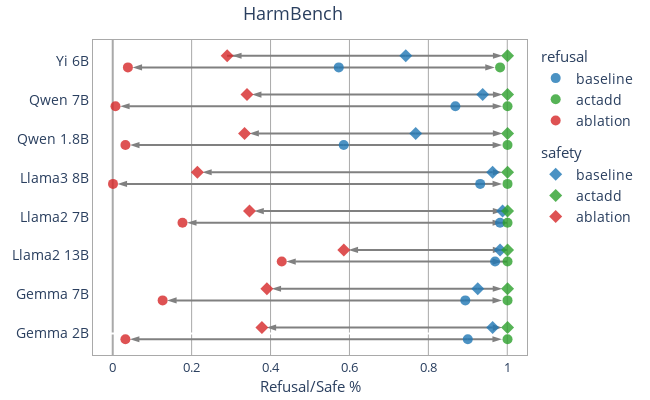
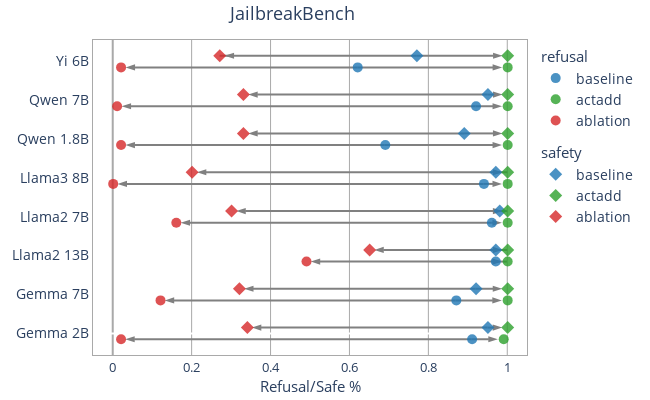
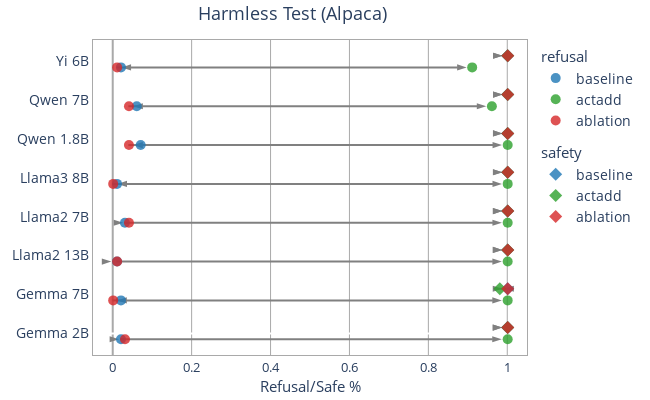

The cell these charts' notebook holds for them, in order:
### Code cell
for i, benchmark_name in enumerate(benchmark_names):
    plot_scatter(benchmark_name, titles[i])

### Figure 1 — Plotly figure (JSON) as saved in the notebook; plotly's stock layout.template omitted (floating-point values rounded to 4 significant figures)
{"data": [{"marker": {"angleref": "previous", "color": "grey", "size": 10, "standoff": 5, "symbol": "arrow"}, "mode": "markers+lines", "showlegend": false, "type": "scatter", "x": [0.8994, 1], "y": [-0.15, -0.15]}, {"marker": {"angleref": "previous", "color": "grey", "size": 10, "standoff": 5, "symbol": "arrow"}, "mode": "markers+lines", "showlegend": false, "type": "scatter", "x": [0.8994, 0.03145], "y": [-0.15, -0.15]}, {"marker": {"angleref": "previous", "color": "grey", "size": 10, "standoff": 5, "symbol": "arrow"}, "mode": "markers+lines", "showlegend": false, "type": "scatter", "x": [0.8931, 1], "y": [0.85, 0.85]}, {"marker": {"angleref": "previous", "color": "grey", "size": 10, "standoff": 5, "symbol": "arrow"}, "mode": "markers+lines", "showlegend": false, "type": "scatter", "x": [0.8931, 0.1258], "y": [0.85, 0.85]}, {"marker": {"angleref": "previous", "color": "grey", "size": 10, "standoff": 5, "symbol": "arrow"}, "mode": "markers+lines", "showlegend": false, "type": "scatter", "x": [0.9686, 1], "y": [1.85, 1.85]}, {"marker": {"angleref": "previous", "color": "grey", "size": 10, "standoff": 5, "symbol": "arrow"}, "mode": "markers+lines", "showlegend": false, "type": "scatter", "x": [0.9686, 0.4277], "y": [1.85, 1.85]}, {"marker": {"angleref": "previous", "color": "grey", "size": 10, "standoff": 5, "symbol": "arrow"}, "mode": "markers+lines", "showlegend": false, "type": "scatter", "x": [0.9811, 1], "y": [2.85, 2.85]}, {"marker": {"angleref": "previous", "color": "grey", "size": 10, "standoff": 5, "symbol": "arrow"}, "mode": "markers+lines", "showlegend": false, "type": "scatter", "x": [0.9811, 0.1761], "y": [2.85, 2.85]}, {"marker": {"angleref": "previous", "color": "grey", "size": 10, "standoff": 5, "symbol": "arrow"}, "mode": "markers+lines", "showlegend": false, "type": "scatter", "x": [0.9308, 1], "y": [3.85, 3.85]}, {"marker": {"angleref": "previous", "color": "grey", "size": 10, "standoff": 5, "symbol": "arrow"}, "mode": "markers+lines", "showlegend": false, "type": "scatter", "x": [0.9308, 0], "y": [3.85, 3.85]}, {"marker": {"angleref": "previous", "color": "grey", "size": 10, "standoff": 5, "symbol": "arrow"}, "mode": "markers+lines", "showlegend": false, "type": "scatter", "x": [0.5849, 1], "y": [4.85, 4.85]}, {"marker": {"angleref": "previous", "color": "grey", "size": 10, "standoff": 5, "symbol": "arrow"}, "mode": "markers+lines", "showlegend": false, "type": "scatter", "x": [0.5849, 0.03145], "y": [4.85, 4.85]}, {"marker": {"angleref": "previous", "color": "grey", "size": 10, "standoff": 5, "symbol": "arrow"}, "mode": "markers+lines", "showlegend": false, "type": "scatter", "x": [0.8679, 1], "y": [5.85, 5.85]}, {"marker": {"angleref": "previous", "color": "grey", "size": 10, "standoff": 5, "symbol": "arrow"}, "mode": "markers+lines", "showlegend": false, "type": "scatter", "x": [0.8679, 0.006289], "y": [5.85, 5.85]}, {"marker": {"angleref": "previous", "color": "grey", "size": 10, "standoff": 5, "symbol": "arrow"}, "mode": "markers+lines", "showlegend": false, "type": "scatter", "x": [0.5723, 0.9811], "y": [6.85, 6.85]}, {"marker": {"angleref": "previous", "color": "grey", "size": 10, "standoff": 5, "symbol": "arrow"}, "mode": "markers+lines", "showlegend": false, "type": "scatter", "x": [0.5723, 0.03774], "y": [6.85, 6.85]}, {"marker": {"angleref": "previous", "color": "grey", "size": 10, "standoff": 5, "symbol": "arrow"}, "mode": "markers+lines", "showlegend": false, "type": "scatter", "x": [0.9623, 1], "y": [0.15, 0.15]}, {"marker": {"angleref": "previous", "color": "grey", "size": 10, "standoff": 5, "symbol": "arrow"}, "mode": "markers+lines", "showlegend": false, "type": "scatter", "x": [0.9623, 0.3774], "y": [0.15, 0.15]}, {"marker": {"angleref": "previous", "color": "grey", "size": 10, "standoff": 5, "symbol": "arrow"}, "mode": "markers+lines", "showlegend": false, "type": "scatter", "x": [0.9245, 1], "y": [1.15, 1.15]}, {"marker": {"angleref": "previous", "color": "grey", "size": 10, "standoff": 5, "symbol": "arrow"}, "mode": "markers+lines", "showlegend": false, "type": "scatter", "x": [0.9245, 0.3899], "y": [1.15, 1.15]}, {"marker": {"angleref": "previous", "color": "grey", "size": 10, "standoff": 5, "symbol": "arrow"}, "mode": "markers+lines", "showlegend": false, "type": "scatter", "x": [0.9811, 1], "y": [2.15, 2.15]}, {"marker": {"angleref": "previous", "color": "grey", "size": 10, "standoff": 5, "symbol": "arrow"}, "mode": "markers+lines", "showlegend": false, "type": "scatter", "x": [0.9811, 0.5849], "y": [2.15, 2.15]}, {"marker": {"angleref": "previous", "color": "grey", "size": 10, "standoff": 5, "symbol": "arrow"}, "mode": "markers+lines", "showlegend": false, "type": "scatter", "x": [0.9874, 1], "y": [3.15, 3.15]}, {"marker": {"angleref": "previous", "color": "grey", "size": 10, "standoff": 5, "symbol": "arrow"}, "mode": "markers+lines", "showlegend": false, "type": "scatter", "x": [0.9874, 0.3459], "y": [3.15, 3.15]}, {"marker": {"angleref": "previous", "color": "grey", "size": 10, "standoff": 5, "symbol": "arrow"}, "mode": "markers+lines", "showlegend": false, "type": "scatter", "x": [0.9623, 1], "y": [4.15, 4.15]}, {"marker": {"angleref": "previous", "color": "grey", "size": 10, "standoff": 5, "symbol": "arrow"}, "mode": "markers+lines", "showlegend": false, "type": "scatter", "x": [0.9623, 0.2138], "y": [4.15, 4.15]}, {"marker": {"angleref": "previous", "color": "grey", "size": 10, "standoff": 5, "symbol": "arrow"}, "mode": "markers+lines", "showlegend": false, "type": "scatter", "x": [0.7673, 1], "y": [5.15, 5.15]}, {"marker": {"angleref": "previous", "color": "grey", "size": 10, "standoff": 5, "symbol": "arrow"}, "mode": "markers+lines", "showlegend": false, "type": "scatter", "x": [0.7673, 0.3333], "y": [5.15, 5.15]}, {"marker": {"angleref": "previous", "color": "grey", "size": 10, "standoff": 5, "symbol": "arrow"}, "mode": "markers+lines", "showlegend": false, "type": "scatter", "x": [0.9371, 1], "y": [6.15, 6.15]}, {"marker": {"angleref": "previous", "color": "grey", "size": 10, "standoff": 5, "symbol": "arrow"}, "mode": "markers+lines", "showlegend": false, "type": "scatter", "x": [0.9371, 0.3396], "y": [6.15, 6.15]}, {"marker": {"angleref": "previous", "color": "grey", "size": 10, "standoff": 5, "symbol": "arrow"}, "mode": "markers+lines", "showlegend": false, "type": "scatter", "x": [0.7421, 1], "y": [7.15, 7.15]}, {"marker": {"angleref": "previous", "color": "grey", "size": 10, "standoff": 5, "symbol": "arrow"}, "mode": "markers+lines", "showlegend": false, "type": "scatter", "x": [0.7421, 0.2893], "y": [7.15, 7.15]}, {"legendgroup": "refusal", "legendgrouptitle": {"text": "refusal"}, "marker": {"color": "rgba(31, 119, 180, 0.8)", "size": 10, "symbol": "circle"}, "mode": "markers", "name": "baseline", "type": "scatter", "x": [0.8994, 0.8931, 0.9686, 0.9811, 0.9308, 0.5849, 0.8679, 0.5723], "y": [-0.15, 0.85, 1.85, 2.85, 3.85, 4.85, 5.85, 6.85]}, {"legendgroup": "safety", "legendgrouptitle": {"text": "safety"}, "marker": {"color": "rgba(31, 119, 180, 0.8)", "size": 10, "symbol": "diamond"}, "mode": "markers", "name": "baseline", "type": "scatter", "x": [0.9623, 0.9245, 0.9811, 0.9874, 0.9623, 0.7673, 0.9371, 0.7421], "y": [0.15, 1.15, 2.15, 3.15, 4.15, 5.15, 6.15, 7.15]}, {"legendgroup": "refusal", "legendgrouptitle": {"text": "refusal"}, "marker": {"color": "rgba(44, 160, 44, 0.8)", "size": 10, "symbol": "circle"}, "mode": "markers", "name": "actadd", "type": "scatter", "x": [1, 1, 1, 1, 1, 1, 1, 0.9811], "y": [-0.15, 0.85, 1.85, 2.85, 3.85, 4.85, 5.85, 6.85]}, {"legendgroup": "safety", "legendgrouptitle": {"text": "safety"}, "marker": {"color": "rgba(44, 160, 44, 0.8)", "size": 10, "symbol": "diamond"}, "mode": "markers", "name": "actadd", "type": "scatter", "x": [1, 1, 1, 1, 1, 1, 1, 1], "y": [0.15, 1.15, 2.15, 3.15, 4.15, 5.15, 6.15, 7.15]}, {"legendgroup": "refusal", "legendgrouptitle": {"text": "refusal"}, "marker": {"color": "rgba(214, 39, 40, 0.8)", "size": 10, "symbol": "circle"}, "mode": "markers", "name": "ablation", "type": "scatter", "x": [0.03145, 0.1258, 0.4277, 0.1761, 0, 0.03145, 0.006289, 0.03774], "y": [-0.15, 0.85, 1.85, 2.85, 3.85, 4.85, 5.85, 6.85]}, {"legendgroup": "safety", "legendgrouptitle": {"text": "safety"}, "marker": {"color": "rgba(214, 39, 40, 0.8)", "size": 10, "symbol": "diamond"}, "mode": "markers", "name": "ablation", "type": "scatter", "x": [0.3774, 0.3899, 0.5849, 0.3459, 0.2138, 0.3333, 0.3396, 0.2893], "y": [0.15, 1.15, 2.15, 3.15, 4.15, 5.15, 6.15, 7.15]}], "layout": {"font": {"size": 14}, "height": 400, "margin": {"b": 20, "l": 20, "r": 20, "t": 40}, "plot_bgcolor": "white", "scattergap": 0.75, "scattermode": "group", "title": {"font": {"size": 18}, "text": "HarmBench", "x": 0.45}, "width": 650, "xaxis": {"gridcolor": "darkgrey", "linecolor": "darkgrey", "linewidth": 1, "mirror": true, "range": [-0.05, 1.05], "showgrid": true, "showline": true, "tickfont": {"size": 13}, "title": {"font": {"size": 15}, "standoff": 2, "text": "Refusal/Safe %"}, "zeroline": true, "zerolinecolor": "darkgrey"}, "yaxis": {"gridcolor": "darkgrey", "linecolor": "darkgrey", "linewidth": 1, "mirror": true, "showgrid": false, "showline": true, "tickfont": {"size": 13.5}, "ticktext": ["Gemma 2B", "Gemma 7B", "Llama2 13B", "Llama2 7B", "Llama3 8B", "Qwen 1.8B", "Qwen 7B", "Yi 6B"], "tickvals": [0, 1, 2, 3, 4, 5, 6, 7], "title": {"font": {"size": 15}}}}}

### Figure 2 — Plotly figure (JSON) as saved in the notebook; plotly's stock layout.template omitted (floating-point values rounded to 4 significant figures)
{"data": [{"marker": {"angleref": "previous", "color": "grey", "size": 10, "standoff": 5, "symbol": "arrow"}, "mode": "markers+lines", "showlegend": false, "type": "scatter", "x": [0.91, 0.99], "y": [-0.15, -0.15]}, {"marker": {"angleref": "previous", "color": "grey", "size": 10, "standoff": 5, "symbol": "arrow"}, "mode": "markers+lines", "showlegend": false, "type": "scatter", "x": [0.91, 0.02], "y": [-0.15, -0.15]}, {"marker": {"angleref": "previous", "color": "grey", "size": 10, "standoff": 5, "symbol": "arrow"}, "mode": "markers+lines", "showlegend": false, "type": "scatter", "x": [0.87, 1], "y": [0.85, 0.85]}, {"marker": {"angleref": "previous", "color": "grey", "size": 10, "standoff": 5, "symbol": "arrow"}, "mode": "markers+lines", "showlegend": false, "type": "scatter", "x": [0.87, 0.12], "y": [0.85, 0.85]}, {"marker": {"angleref": "previous", "color": "grey", "size": 10, "standoff": 5, "symbol": "arrow"}, "mode": "markers+lines", "showlegend": false, "type": "scatter", "x": [0.97, 1], "y": [1.85, 1.85]}, {"marker": {"angleref": "previous", "color": "grey", "size": 10, "standoff": 5, "symbol": "arrow"}, "mode": "markers+lines", "showlegend": false, "type": "scatter", "x": [0.97, 0.49], "y": [1.85, 1.85]}, {"marker": {"angleref": "previous", "color": "grey", "size": 10, "standoff": 5, "symbol": "arrow"}, "mode": "markers+lines", "showlegend": false, "type": "scatter", "x": [0.96, 1], "y": [2.85, 2.85]}, {"marker": {"angleref": "previous", "color": "grey", "size": 10, "standoff": 5, "symbol": "arrow"}, "mode": "markers+lines", "showlegend": false, "type": "scatter", "x": [0.96, 0.16], "y": [2.85, 2.85]}, {"marker": {"angleref": "previous", "color": "grey", "size": 10, "standoff": 5, "symbol": "arrow"}, "mode": "markers+lines", "showlegend": false, "type": "scatter", "x": [0.94, 1], "y": [3.85, 3.85]}, {"marker": {"angleref": "previous", "color": "grey", "size": 10, "standoff": 5, "symbol": "arrow"}, "mode": "markers+lines", "showlegend": false, "type": "scatter", "x": [0.94, 0], "y": [3.85, 3.85]}, {"marker": {"angleref": "previous", "color": "grey", "size": 10, "standoff": 5, "symbol": "arrow"}, "mode": "markers+lines", "showlegend": false, "type": "scatter", "x": [0.69, 1], "y": [4.85, 4.85]}, {"marker": {"angleref": "previous", "color": "grey", "size": 10, "standoff": 5, "symbol": "arrow"}, "mode": "markers+lines", "showlegend": false, "type": "scatter", "x": [0.69, 0.02], "y": [4.85, 4.85]}, {"marker": {"angleref": "previous", "color": "grey", "size": 10, "standoff": 5, "symbol": "arrow"}, "mode": "markers+lines", "showlegend": false, "type": "scatter", "x": [0.92, 1], "y": [5.85, 5.85]}, {"marker": {"angleref": "previous", "color": "grey", "size": 10, "standoff": 5, "symbol": "arrow"}, "mode": "markers+lines", "showlegend": false, "type": "scatter", "x": [0.92, 0.01], "y": [5.85, 5.85]}, {"marker": {"angleref": "previous", "color": "grey", "size": 10, "standoff": 5, "symbol": "arrow"}, "mode": "markers+lines", "showlegend": false, "type": "scatter", "x": [0.62, 1], "y": [6.85, 6.85]}, {"marker": {"angleref": "previous", "color": "grey", "size": 10, "standoff": 5, "symbol": "arrow"}, "mode": "markers+lines", "showlegend": false, "type": "scatter", "x": [0.62, 0.02], "y": [6.85, 6.85]}, {"marker": {"angleref": "previous", "color": "grey", "size": 10, "standoff": 5, "symbol": "arrow"}, "mode": "markers+lines", "showlegend": false, "type": "scatter", "x": [0.95, 1], "y": [0.15, 0.15]}, {"marker": {"angleref": "previous", "color": "grey", "size": 10, "standoff": 5, "symbol": "arrow"}, "mode": "markers+lines", "showlegend": false, "type": "scatter", "x": [0.95, 0.34], "y": [0.15, 0.15]}, {"marker": {"angleref": "previous", "color": "grey", "size": 10, "standoff": 5, "symbol": "arrow"}, "mode": "markers+lines", "showlegend": false, "type": "scatter", "x": [0.92, 1], "y": [1.15, 1.15]}, {"marker": {"angleref": "previous", "color": "grey", "size": 10, "standoff": 5, "symbol": "arrow"}, "mode": "markers+lines", "showlegend": false, "type": "scatter", "x": [0.92, 0.32], "y": [1.15, 1.15]}, {"marker": {"angleref": "previous", "color": "grey", "size": 10, "standoff": 5, "symbol": "arrow"}, "mode": "markers+lines", "showlegend": false, "type": "scatter", "x": [0.97, 1], "y": [2.15, 2.15]}, {"marker": {"angleref": "previous", "color": "grey", "size": 10, "standoff": 5, "symbol": "arrow"}, "mode": "markers+lines", "showlegend": false, "type": "scatter", "x": [0.97, 0.65], "y": [2.15, 2.15]}, {"marker": {"angleref": "previous", "color": "grey", "size": 10, "standoff": 5, "symbol": "arrow"}, "mode": "markers+lines", "showlegend": false, "type": "scatter", "x": [0.98, 1], "y": [3.15, 3.15]}, {"marker": {"angleref": "previous", "color": "grey", "size": 10, "standoff": 5, "symbol": "arrow"}, "mode": "markers+lines", "showlegend": false, "type": "scatter", "x": [0.98, 0.3], "y": [3.15, 3.15]}, {"marker": {"angleref": "previous", "color": "grey", "size": 10, "standoff": 5, "symbol": "arrow"}, "mode": "markers+lines", "showlegend": false, "type": "scatter", "x": [0.97, 1], "y": [4.15, 4.15]}, {"marker": {"angleref": "previous", "color": "grey", "size": 10, "standoff": 5, "symbol": "arrow"}, "mode": "markers+lines", "showlegend": false, "type": "scatter", "x": [0.97, 0.2], "y": [4.15, 4.15]}, {"marker": {"angleref": "previous", "color": "grey", "size": 10, "standoff": 5, "symbol": "arrow"}, "mode": "markers+lines", "showlegend": false, "type": "scatter", "x": [0.89, 1], "y": [5.15, 5.15]}, {"marker": {"angleref": "previous", "color": "grey", "size": 10, "standoff": 5, "symbol": "arrow"}, "mode": "markers+lines", "showlegend": false, "type": "scatter", "x": [0.89, 0.33], "y": [5.15, 5.15]}, {"marker": {"angleref": "previous", "color": "grey", "size": 10, "standoff": 5, "symbol": "arrow"}, "mode": "markers+lines", "showlegend": false, "type": "scatter", "x": [0.95, 1], "y": [6.15, 6.15]}, {"marker": {"angleref": "previous", "color": "grey", "size": 10, "standoff": 5, "symbol": "arrow"}, "mode": "markers+lines", "showlegend": false, "type": "scatter", "x": [0.95, 0.33], "y": [6.15, 6.15]}, {"marker": {"angleref": "previous", "color": "grey", "size": 10, "standoff": 5, "symbol": "arrow"}, "mode": "markers+lines", "showlegend": false, "type": "scatter", "x": [0.77, 1], "y": [7.15, 7.15]}, {"marker": {"angleref": "previous", "color": "grey", "size": 10, "standoff": 5, "symbol": "arrow"}, "mode": "markers+lines", "showlegend": false, "type": "scatter", "x": [0.77, 0.27], "y": [7.15, 7.15]}, {"legendgroup": "refusal", "legendgrouptitle": {"text": "refusal"}, "marker": {"color": "rgba(31, 119, 180, 0.8)", "size": 10, "symbol": "circle"}, "mode": "markers", "name": "baseline", "type": "scatter", "x": [0.91, 0.87, 0.97, 0.96, 0.94, 0.69, 0.92, 0.62], "y": [-0.15, 0.85, 1.85, 2.85, 3.85, 4.85, 5.85, 6.85]}, {"legendgroup": "safety", "legendgrouptitle": {"text": "safety"}, "marker": {"color": "rgba(31, 119, 180, 0.8)", "size": 10, "symbol": "diamond"}, "mode": "markers", "name": "baseline", "type": "scatter", "x": [0.95, 0.92, 0.97, 0.98, 0.97, 0.89, 0.95, 0.77], "y": [0.15, 1.15, 2.15, 3.15, 4.15, 5.15, 6.15, 7.15]}, {"legendgroup": "refusal", "legendgrouptitle": {"text": "refusal"}, "marker": {"color": "rgba(44, 160, 44, 0.8)", "size": 10, "symbol": "circle"}, "mode": "markers", "name": "actadd", "type": "scatter", "x": [0.99, 1, 1, 1, 1, 1, 1, 1], "y": [-0.15, 0.85, 1.85, 2.85, 3.85, 4.85, 5.85, 6.85]}, {"legendgroup": "safety", "legendgrouptitle": {"text": "safety"}, "marker": {"color": "rgba(44, 160, 44, 0.8)", "size": 10, "symbol": "diamond"}, "mode": "markers", "name": "actadd", "type": "scatter", "x": [1, 1, 1, 1, 1, 1, 1, 1], "y": [0.15, 1.15, 2.15, 3.15, 4.15, 5.15, 6.15, 7.15]}, {"legendgroup": "refusal", "legendgrouptitle": {"text": "refusal"}, "marker": {"color": "rgba(214, 39, 40, 0.8)", "size": 10, "symbol": "circle"}, "mode": "markers", "name": "ablation", "type": "scatter", "x": [0.02, 0.12, 0.49, 0.16, 0, 0.02, 0.01, 0.02], "y": [-0.15, 0.85, 1.85, 2.85, 3.85, 4.85, 5.85, 6.85]}, {"legendgroup": "safety", "legendgrouptitle": {"text": "safety"}, "marker": {"color": "rgba(214, 39, 40, 0.8)", "size": 10, "symbol": "diamond"}, "mode": "markers", "name": "ablation", "type": "scatter", "x": [0.34, 0.32, 0.65, 0.3, 0.2, 0.33, 0.33, 0.27], "y": [0.15, 1.15, 2.15, 3.15, 4.15, 5.15, 6.15, 7.15]}], "layout": {"font": {"size": 14}, "height": 400, "margin": {"b": 20, "l": 20, "r": 20, "t": 40}, "plot_bgcolor": "white", "scattergap": 0.75, "scattermode": "group", "title": {"font": {"size": 18}, "text": "JailbreakBench", "x": 0.45}, "width": 650, "xaxis": {"gridcolor": "darkgrey", "linecolor": "darkgrey", "linewidth": 1, "mirror": true, "range": [-0.05, 1.05], "showgrid": true, "showline": true, "tickfont": {"size": 13}, "title": {"font": {"size": 15}, "standoff": 2, "text": "Refusal/Safe %"}, "zeroline": true, "zerolinecolor": "darkgrey"}, "yaxis": {"gridcolor": "darkgrey", "linecolor": "darkgrey", "linewidth": 1, "mirror": true, "showgrid": false, "showline": true, "tickfont": {"size": 13.5}, "ticktext": ["Gemma 2B", "Gemma 7B", "Llama2 13B", "Llama2 7B", "Llama3 8B", "Qwen 1.8B", "Qwen 7B", "Yi 6B"], "tickvals": [0, 1, 2, 3, 4, 5, 6, 7], "title": {"font": {"size": 15}}}}}

### Figure 3 — Plotly figure (JSON) as saved in the notebook; plotly's stock layout.template omitted (floating-point values rounded to 4 significant figures)
{"data": [{"marker": {"angleref": "previous", "color": "grey", "size": 10, "standoff": 5, "symbol": "arrow"}, "mode": "markers+lines", "showlegend": false, "type": "scatter", "x": [0.02, 1], "y": [-0.15, -0.15]}, {"marker": {"angleref": "previous", "color": "grey", "size": 10, "standoff": 5, "symbol": "arrow"}, "mode": "markers+lines", "showlegend": false, "type": "scatter", "x": [0.02, 0.03], "y": [-0.15, -0.15]}, {"marker": {"angleref": "previous", "color": "grey", "size": 10, "standoff": 5, "symbol": "arrow"}, "mode": "markers+lines", "showlegend": false, "type": "scatter", "x": [0.02, 1], "y": [0.85, 0.85]}, {"marker": {"angleref": "previous", "color": "grey", "size": 10, "standoff": 5, "symbol": "arrow"}, "mode": "markers+lines", "showlegend": false, "type": "scatter", "x": [0.02, 0], "y": [0.85, 0.85]}, {"marker": {"angleref": "previous", "color": "grey", "size": 10, "standoff": 5, "symbol": "arrow"}, "mode": "markers+lines", "showlegend": false, "type": "scatter", "x": [0.01, 1], "y": [1.85, 1.85]}, {"marker": {"angleref": "previous", "color": "grey", "size": 10, "standoff": 5, "symbol": "arrow"}, "mode": "markers+lines", "showlegend": false, "type": "scatter", "x": [0.01, 0.01], "y": [1.85, 1.85]}, {"marker": {"angleref": "previous", "color": "grey", "size": 10, "standoff": 5, "symbol": "arrow"}, "mode": "markers+lines", "showlegend": false, "type": "scatter", "x": [0.03, 1], "y": [2.85, 2.85]}, {"marker": {"angleref": "previous", "color": "grey", "size": 10, "standoff": 5, "symbol": "arrow"}, "mode": "markers+lines", "showlegend": false, "type": "scatter", "x": [0.03, 0.04], "y": [2.85, 2.85]}, {"marker": {"angleref": "previous", "color": "grey", "size": 10, "standoff": 5, "symbol": "arrow"}, "mode": "markers+lines", "showlegend": false, "type": "scatter", "x": [0.01, 1], "y": [3.85, 3.85]}, {"marker": {"angleref": "previous", "color": "grey", "size": 10, "standoff": 5, "symbol": "arrow"}, "mode": "markers+lines", "showlegend": false, "type": "scatter", "x": [0.01, 0], "y": [3.85, 3.85]}, {"marker": {"angleref": "previous", "color": "grey", "size": 10, "standoff": 5, "symbol": "arrow"}, "mode": "markers+lines", "showlegend": false, "type": "scatter", "x": [0.07, 1], "y": [4.85, 4.85]}, {"marker": {"angleref": "previous", "color": "grey", "size": 10, "standoff": 5, "symbol": "arrow"}, "mode": "markers+lines", "showlegend": false, "type": "scatter", "x": [0.07, 0.04], "y": [4.85, 4.85]}, {"marker": {"angleref": "previous", "color": "grey", "size": 10, "standoff": 5, "symbol": "arrow"}, "mode": "markers+lines", "showlegend": false, "type": "scatter", "x": [0.06, 0.96], "y": [5.85, 5.85]}, {"marker": {"angleref": "previous", "color": "grey", "size": 10, "standoff": 5, "symbol": "arrow"}, "mode": "markers+lines", "showlegend": false, "type": "scatter", "x": [0.06, 0.04], "y": [5.85, 5.85]}, {"marker": {"angleref": "previous", "color": "grey", "size": 10, "standoff": 5, "symbol": "arrow"}, "mode": "markers+lines", "showlegend": false, "type": "scatter", "x": [0.02, 0.91], "y": [6.85, 6.85]}, {"marker": {"angleref": "previous", "color": "grey", "size": 10, "standoff": 5, "symbol": "arrow"}, "mode": "markers+lines", "showlegend": false, "type": "scatter", "x": [0.02, 0.01], "y": [6.85, 6.85]}, {"marker": {"angleref": "previous", "color": "grey", "size": 10, "standoff": 5, "symbol": "arrow"}, "mode": "markers+lines", "showlegend": false, "type": "scatter", "x": [1, 1], "y": [0.15, 0.15]}, {"marker": {"angleref": "previous", "color": "grey", "size": 10, "standoff": 5, "symbol": "arrow"}, "mode": "markers+lines", "showlegend": false, "type": "scatter", "x": [1, 1], "y": [0.15, 0.15]}, {"marker": {"angleref": "previous", "color": "grey", "size": 10, "standoff": 5, "symbol": "arrow"}, "mode": "markers+lines", "showlegend": false, "type": "scatter", "x": [1, 0.98], "y": [1.15, 1.15]}, {"marker": {"angleref": "previous", "color": "grey", "size": 10, "standoff": 5, "symbol": "arrow"}, "mode": "markers+lines", "showlegend": false, "type": "scatter", "x": [1, 1], "y": [1.15, 1.15]}, {"marker": {"angleref": "previous", "color": "grey", "size": 10, "standoff": 5, "symbol": "arrow"}, "mode": "markers+lines", "showlegend": false, "type": "scatter", "x": [1, 1], "y": [2.15, 2.15]}, {"marker": {"angleref": "previous", "color": "grey", "size": 10, "standoff": 5, "symbol": "arrow"}, "mode": "markers+lines", "showlegend": false, "type": "scatter", "x": [1, 1], "y": [2.15, 2.15]}, {"marker": {"angleref": "previous", "color": "grey", "size": 10, "standoff": 5, "symbol": "arrow"}, "mode": "markers+lines", "showlegend": false, "type": "scatter", "x": [1, 1], "y": [3.15, 3.15]}, {"marker": {"angleref": "previous", "color": "grey", "size": 10, "standoff": 5, "symbol": "arrow"}, "mode": "markers+lines", "showlegend": false, "type": "scatter", "x": [1, 1], "y": [3.15, 3.15]}, {"marker": {"angleref": "previous", "color": "grey", "size": 10, "standoff": 5, "symbol": "arrow"}, "mode": "markers+lines", "showlegend": false, "type": "scatter", "x": [1, 1], "y": [4.15, 4.15]}, {"marker": {"angleref": "previous", "color": "grey", "size": 10, "standoff": 5, "symbol": "arrow"}, "mode": "markers+lines", "showlegend": false, "type": "scatter", "x": [1, 1], "y": [4.15, 4.15]}, {"marker": {"angleref": "previous", "color": "grey", "size": 10, "standoff": 5, "symbol": "arrow"}, "mode": "markers+lines", "showlegend": false, "type": "scatter", "x": [1, 1], "y": [5.15, 5.15]}, {"marker": {"angleref": "previous", "color": "grey", "size": 10, "standoff": 5, "symbol": "arrow"}, "mode": "markers+lines", "showlegend": false, "type": "scatter", "x": [1, 1], "y": [5.15, 5.15]}, {"marker": {"angleref": "previous", "color": "grey", "size": 10, "standoff": 5, "symbol": "arrow"}, "mode": "markers+lines", "showlegend": false, "type": "scatter", "x": [1, 1], "y": [6.15, 6.15]}, {"marker": {"angleref": "previous", "color": "grey", "size": 10, "standoff": 5, "symbol": "arrow"}, "mode": "markers+lines", "showlegend": false, "type": "scatter", "x": [1, 1], "y": [6.15, 6.15]}, {"marker": {"angleref": "previous", "color": "grey", "size": 10, "standoff": 5, "symbol": "arrow"}, "mode": "markers+lines", "showlegend": false, "type": "scatter", "x": [1, 1], "y": [7.15, 7.15]}, {"marker": {"angleref": "previous", "color": "grey", "size": 10, "standoff": 5, "symbol": "arrow"}, "mode": "markers+lines", "showlegend": false, "type": "scatter", "x": [1, 1], "y": [7.15, 7.15]}, {"legendgroup": "refusal", "legendgrouptitle": {"text": "refusal"}, "marker": {"color": "rgba(31, 119, 180, 0.8)", "size": 10, "symbol": "circle"}, "mode": "markers", "name": "baseline", "type": "scatter", "x": [0.02, 0.02, 0.01, 0.03, 0.01, 0.07, 0.06, 0.02], "y": [-0.15, 0.85, 1.85, 2.85, 3.85, 4.85, 5.85, 6.85]}, {"legendgroup": "safety", "legendgrouptitle": {"text": "safety"}, "marker": {"color": "rgba(31, 119, 180, 0.8)", "size": 10, "symbol": "diamond"}, "mode": "markers", "name": "baseline", "type": "scatter", "x": [1, 1, 1, 1, 1, 1, 1, 1], "y": [0.15, 1.15, 2.15, 3.15, 4.15, 5.15, 6.15, 7.15]}, {"legendgroup": "refusal", "legendgrouptitle": {"text": "refusal"}, "marker": {"color": "rgba(44, 160, 44, 0.8)", "size": 10, "symbol": "circle"}, "mode": "markers", "name": "actadd", "type": "scatter", "x": [1, 1, 1, 1, 1, 1, 0.96, 0.91], "y": [-0.15, 0.85, 1.85, 2.85, 3.85, 4.85, 5.85, 6.85]}, {"legendgroup": "safety", "legendgrouptitle": {"text": "safety"}, "marker": {"color": "rgba(44, 160, 44, 0.8)", "size": 10, "symbol": "diamond"}, "mode": "markers", "name": "actadd", "type": "scatter", "x": [1, 0.98, 1, 1, 1, 1, 1, 1], "y": [0.15, 1.15, 2.15, 3.15, 4.15, 5.15, 6.15, 7.15]}, {"legendgroup": "refusal", "legendgrouptitle": {"text": "refusal"}, "marker": {"color": "rgba(214, 39, 40, 0.8)", "size": 10, "symbol": "circle"}, "mode": "markers", "name": "ablation", "type": "scatter", "x": [0.03, 0, 0.01, 0.04, 0, 0.04, 0.04, 0.01], "y": [-0.15, 0.85, 1.85, 2.85, 3.85, 4.85, 5.85, 6.85]}, {"legendgroup": "safety", "legendgrouptitle": {"text": "safety"}, "marker": {"color": "rgba(214, 39, 40, 0.8)", "size": 10, "symbol": "diamond"}, "mode": "markers", "name": "ablation", "type": "scatter", "x": [1, 1, 1, 1, 1, 1, 1, 1], "y": [0.15, 1.15, 2.15, 3.15, 4.15, 5.15, 6.15, 7.15]}], "layout": {"font": {"size": 14}, "height": 400, "margin": {"b": 20, "l": 20, "r": 20, "t": 40}, "plot_bgcolor": "white", "scattergap": 0.75, "scattermode": "group", "title": {"font": {"size": 18}, "text": "Harmless Test (Alpaca)", "x": 0.45}, "width": 650, "xaxis": {"gridcolor": "darkgrey", "linecolor": "darkgrey", "linewidth": 1, "mirror": true, "range": [-0.05, 1.05], "showgrid": true, "showline": true, "tickfont": {"size": 13}, "title": {"font": {"size": 15}, "standoff": 2, "text": "Refusal/Safe %"}, "zeroline": true, "zerolinecolor": "darkgrey"}, "yaxis": {"gridcolor": "darkgrey", "linecolor": "darkgrey", "linewidth": 1, "mirror": true, "showgrid": false, "showline": true, "tickfont": {"size": 13.5}, "ticktext": ["Gemma 2B", "Gemma 7B", "Llama2 13B", "Llama2 7B", "Llama3 8B", "Qwen 1.8B", "Qwen 7B", "Yi 6B"], "tickvals": [0, 1, 2, 3, 4, 5, 6, 7], "title": {"font": {"size": 15}}}}}
